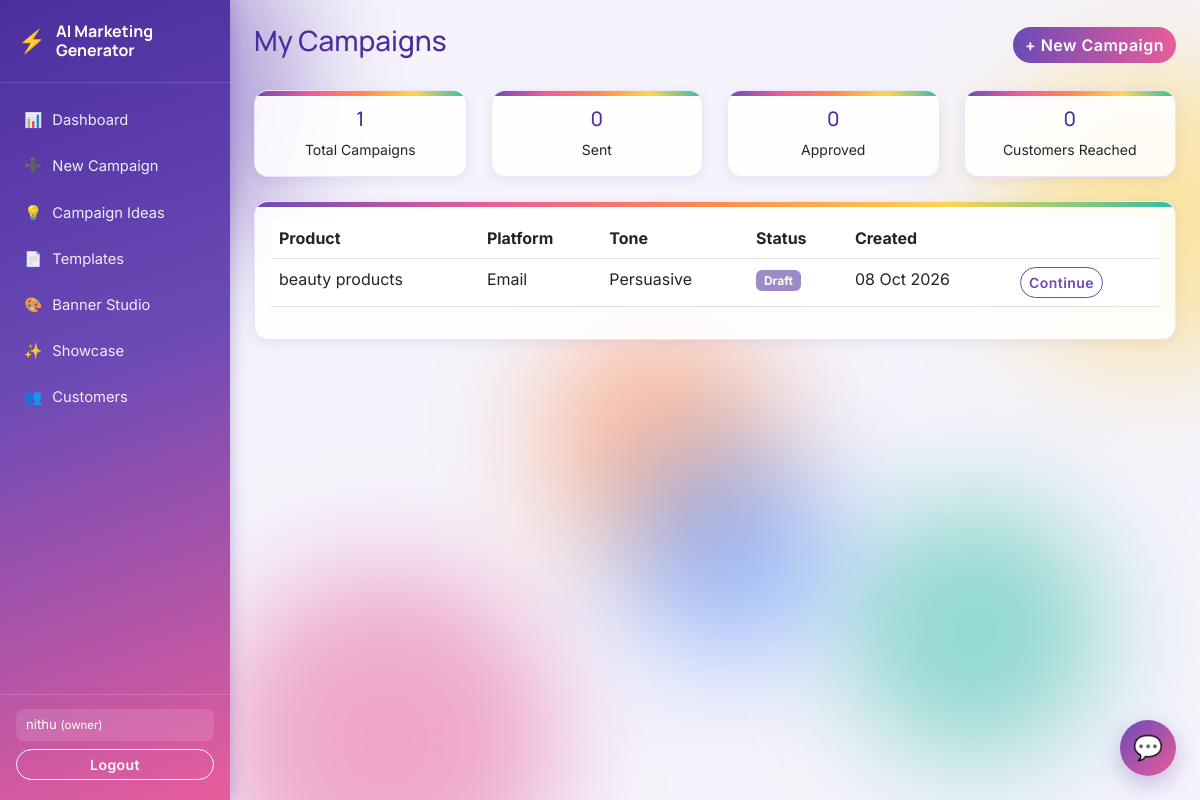
Screenshot of /owner/dashboard (signed in) with the database file from the repository.
### models.py (models this page shows)
class User(db.Model, UserMixin):
    id = db.Column(db.Integer, primary_key=True)
    username = db.Column(db.String(100), unique=True, nullable=False)
    password = db.Column(db.String(200), nullable=False)
    role = db.Column(db.String(20), nullable=False)  # 'owner' or 'manager'
    email = db.Column(db.String(150))
    phone_number = db.Column(db.String(20))
    is_verified = db.Column(db.Boolean, default=False)
    otp_code = db.Column(db.String(6))
    otp_expiry = db.Column(db.DateTime)

class Campaign(db.Model):
    id = db.Column(db.Integer, primary_key=True)
    owner_id = db.Column(db.Integer, db.ForeignKey('user.id'), nullable=False)
    product_name = db.Column(db.String(150), nullable=False)
    description = db.Column(db.Text, nullable=False)
    target_audience = db.Column(db.String(150))
    platform = db.Column(db.String(50))
    goal = db.Column(db.String(100))
    tone = db.Column(db.String(50))
    marketing_type = db.Column(db.String(50))
    language = db.Column(db.String(20), default='English')
    content_mode = db.Column(db.String(20), default='AI')  # 'AI' or 'Template'
    banner_headline = db.Column(db.String(200))
    banner_subtext = db.Column(db.String(200))
    status = db.Column(db.String(20), default='Draft')
    created_at = db.Column(db.DateTime, default=datetime.utcnow)
    variations = db.relationship('ContentVariation', backref='campaign', lazy=True, cascade="all, delete-orphan")
    approval = db.relationship('Approval', backref='campaign', uselist=False, cascade="all, delete-orphan")

### app.py (the view)
@app.route('/owner/dashboard')
@login_required
def owner_dashboard():
    if current_user.role != 'owner':
        return redirect(url_for('manager_dashboard'))
    campaigns = Campaign.query.filter_by(owner_id=current_user.id).order_by(Campaign.created_at.desc()).all()
    stats = {
        'total': len(campaigns),
        'pending': sum(1 for c in campaigns if c.status == 'Pending'),
        'approved': sum(1 for c in campaigns if c.status in ('Approved', 'Sent')),
        'sent': sum(1 for c in campaigns if c.status == 'Sent'),
        'customers': Customer.query.filter_by(is_verified=True).count(),
    }
    return render_template('owner_dashboard.html', campaigns=campaigns, stats=stats)

### app.py (called while the page is built)
@login_manager.user_loader
def load_user(user_id):
    return User.query.get(int(user_id))

### templates/owner_dashboard.html (shortened to what this page needs)
{% extends 'base.html' %}
{% block content %}
<div class="d-flex justify-content-between align-items-center mb-4">
    <h3>My Campaigns</h3>
    <a href="{{ url_for('campaign_input') }}" class="btn btn-primary">+ New Campaign</a>
</div>
<div class="row mb-4">
    <div class="col-md-3"><div class="card p-3 text-center"><h5>{{ stats.total }}</h5><small>Total Campaigns</small></div></div>
    <div class="col-md-3"><div class="card p-3 text-center"><h5>{{ stats.sent }}</h5><small>Sent</small></div></div>
    <div class="col-md-3"><div class="card p-3 text-center"><h5>{{ stats.approved }}</h5><small>Approved</small></div></div>
    <div class="col-md-3"><div class="card p-3 text-center"><h5>{{ stats.customers }}</h5><small>Customers Reached</small></div></div>
</div>
<div class="card p-3">
    <table class="table">
        <thead>
            <tr><th>Product</th><th>Platform</th><th>Tone</th><th>Status</th><th>Created</th><th></th></tr>
        </thead>
        <tbody>
        {% for c in campaigns %}
            <tr>
                <td>{{ c.product_name }}</td>
                <td>{{ c.platform }}</td>
                <td>{{ c.tone }}</td>
                <td><span class="badge bg-secondary">{{ c.status }}</span></td>
                <td>{{ c.created_at.strftime('%d %b %Y') }}</td>
                <td>
                    {% if c.status == 'Draft' %}
                    <a href="{{ url_for('content_results', campaign_id=c.id) }}" class="btn btn-sm btn-outline-primary">Continue</a>
                    {% else %}
                    <a href="{{ url_for('email_preview', campaign_id=c.id) }}" class="btn btn-sm btn-outline-secondary">View</a>
                    {% endif %}
                </td>
            </tr>
        {% else %}
            <tr><td colspan="6" class="text-center text-muted">No campaigns yet. Create your first one!</td></tr>
        {% endfor %}
        </tbody>
    </table>
</div>
{% endblock %}

### templates/base.html (shortened to what this page needs)
<!DOCTYPE html>
<html lang="en">
<head>
    <link href="https://cdn.jsdelivr.net/npm/bootstrap@5.3.0/dist/css/bootstrap.min.css" rel="stylesheet">
    <link rel="stylesheet" href="{{ url_for('static', filename='css/style.css') }}">
</head>
<body>
<div class="bg-blobs" aria-hidden="true">
    <span class="blob blob-1"></span>
    <span class="blob blob-3"></span>
    <span class="blob blob-4"></span>
    <span class="blob blob-5"></span>
    <span class="blob blob-6"></span>
</div>
<div class="app-shell">
    {% if current_user.is_authenticated %}
    <aside class="sidebar">
        <div class="sidebar-brand">
            <span class="brand-mark">⚡</span>
            <span class="brand-text">AI Marketing<br>Generator</span>
        </div>
        <nav class="sidebar-nav">
            <a href="{{ url_for('owner_dashboard') if current_user.role == 'owner' else url_for('manager_dashboard') }}"><span>📊</span> Dashboard</a>
            <a href="{{ url_for('campaign_input') }}"><span>➕</span> New Campaign</a>
            <a href="{{ url_for('campaign_ideas') }}"><span>💡</span> Campaign Ideas</a>
            <a href="{{ url_for('templates_gallery') }}"><span>📄</span> Templates</a>
            {% if current_user.role == 'owner' %}
            <a href="{{ url_for('banner_studio') }}"><span>🎨</span> Banner Studio</a>
            {% endif %}
            <a href="{{ url_for('showcase') }}"><span>✨</span> Showcase</a>
            {% if current_user.role == 'owner' %}
            <a href="{{ url_for('manage_customers') }}"><span>👥</span> Customers</a>
            {% endif %}
        </nav>
        <div class="sidebar-footer">
            <div class="user-chip">{{ current_user.username }} <small>({{ current_user.role }})</small></div>
            <a href="{{ url_for('logout') }}" class="btn btn-sm btn-outline-light w-100 mt-2">Logout</a>
        </div>
    </aside>
    <div id="askAiWidget">
        <button id="askAiToggle" type="button" aria-label="Ask AI marketing helper">💬</button>
    </div>
    {% else %}
    <div class="guest-topbar">
        <span class="brand-mark">⚡</span> AI Marketing Generator
    </div>
    {% endif %}
    <div class="main-area">
        <div class="container-fluid mt-4 px-4">
            {% block content %}{% endblock %}
        </div>
    </div>
</div>
</body>
</html>

### static/css/style.css (style rules this page uses)
:root { --brand-purple: #6C4AB6; --brand-purple-dark: #4B2E9E; --brand-purple-light: #EEE8FB; --brand-accent: #FFD54F; --brand-pink: #E85D9C; --brand-teal: #2FBFA6; --brand-orange: #FF8A4C; --brand-blue: #4C8CFF; }
body { background-color: #f5f3fb; font-family: 'Inter', sans-serif; color: #2b1f4d; min-height: 100vh; overflow-x: hidden; }
.bg-blobs { position: fixed; inset: 0; z-index: 0; overflow: hidden; pointer-events: none; }
.blob { position: absolute; border-radius: 50%; filter: blur(55px); opacity: 0.5; }
.blob-1 { width: 380px; height: 380px; top: -100px; left: -80px; background: var(--brand-purple); animation: floatBlob1 16s ease-in-out infinite; }
.blob-3 { width: 340px; height: 340px; bottom: -110px; left: 18%; background: var(--brand-pink); animation: floatBlob3 18s ease-in-out infinite; }
.blob-4 { width: 260px; height: 260px; bottom: 5%; right: 8%; background: var(--brand-teal); animation: floatBlob1 22s ease-in-out infinite reverse; }
.blob-5 { width: 240px; height: 240px; top: 40%; left: 45%; background: var(--brand-orange); animation: floatBlob2 24s ease-in-out infinite reverse; }
.blob-6 { width: 220px; height: 220px; top: 55%; right: 30%; background: var(--brand-blue); animation: floatBlob3 19s ease-in-out infinite; }
nav, main, .container, .app-shell { position: relative; z-index: 1; }
.app-shell { display: flex; min-height: 100vh; }
.sidebar { width: 230px; flex-shrink: 0; background: linear-gradient(160deg, var(--brand-purple-dark) 0%, var(--brand-purple) 45%, var(--brand-pink) 100%); color: #fff; display: flex; flex-direction: column; position: sticky; top: 0; height: 100vh; box-shadow: 3px 0 14px rgba(75, 46, 158, 0.25); }
.sidebar-brand { display: flex; align-items: center; gap: 10px; padding: 22px 18px; font-family: 'Manrope', sans-serif; font-weight: 700; font-size: 1rem; border-bottom: 1px solid rgba(255,255,255,0.15); line-height: 1.2; }
.brand-mark { font-size: 1.4rem; }
.sidebar-nav { flex: 1; padding: 16px 10px; display: flex; flex-direction: column; gap: 4px; }
.sidebar-nav a { color: rgba(255,255,255,0.9); text-decoration: none; padding: 10px 14px; border-radius: 10px; font-size: 0.92rem; display: flex; align-items: center; gap: 10px; transition: background 0.15s ease, transform 0.1s ease; }
.sidebar-footer { padding: 14px 16px 20px; border-top: 1px solid rgba(255,255,255,0.15); }
.user-chip { font-size: 0.82rem; background: rgba(255,255,255,0.12); padding: 6px 10px; border-radius: 8px; }
.main-area { flex: 1; min-width: 0; }
h1, h2, h3, h4, h5 { font-family: 'Manrope', 'Inter', sans-serif; color: var(--brand-purple-dark); }
.card { border-radius: 14px; border: 1px solid #ece5fb; background: rgba(255, 255, 255, 0.88); backdrop-filter: blur(6px); box-shadow: 0 3px 12px rgba(108, 74, 182, 0.10); transition: transform 0.15s ease, box-shadow 0.15s ease; position: relative; overflow: hidden; }
.card::before { content: ""; position: absolute; top: 0; left: 0; right: 0; height: 5px; background: linear-gradient(90deg, var(--brand-purple), var(--brand-pink), var(--brand-orange), var(--brand-accent), var(--brand-teal)); }
.btn-primary { background: linear-gradient(90deg, var(--brand-purple), var(--brand-pink)); border: none; }
.btn-outline-primary { color: var(--brand-purple); border-color: var(--brand-purple); }
.badge.bg-secondary { background-color: #9c8bc7 !important; }
.card h5 { color: var(--brand-purple-dark); }
.btn { border-radius: 999px; font-weight: 600; letter-spacing: 0.03em; }
#askAiWidget { position: fixed; bottom: 24px; right: 24px; z-index: 50; }
#askAiToggle { width: 56px; height: 56px; border-radius: 50%; background: linear-gradient(135deg, var(--brand-purple), var(--brand-pink)); color: #fff; border: none; font-size: 24px; box-shadow: 0 8px 22px rgba(108, 74, 182, 0.35); cursor: pointer; }

### rows the page displays
User: username "nithu", role "owner"
Campaign: product_name "beauty products", platform "Email", tone "Persuasive", status "Draft", created_at "08 Oct 2026"

### other values shown
{{ stats.total }} "1"
{{ stats.sent }} "0"
{{ stats.approved }} "0"
{{ stats.customers }} "0"
